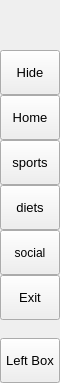
        <widget class="QFrame" name="leftMenuBg">
         <property name="minimumSize">
          <size>
           <width>60</width>
           <height>0</height>
          </size>
         </property>
         <property name="maximumSize">
          <size>
           <width>60</width>
           <height>16777215</height>
          </size>
         </property>
         <property name="frameShape">
          <enum>QFrame::Shape::NoFrame</enum>
         </property>
         <property name="frameShadow">
          <enum>QFrame::Shadow::Raised</enum>
         </property>
         <layout class="QVBoxLayout" name="verticalLayout_3">
          <property name="spacing">
           <number>0</number>
          </property>
          <property name="leftMargin">
           <number>0</number>
          </property>
          <property name="topMargin">
           <number>0</number>
          </property>
          <property name="rightMargin">
           <number>0</number>
          </property>
          <property name="bottomMargin">
           <number>0</number>
          </property>
          <item>
           <widget class="QFrame" name="topLogoInfo">
            <property name="minimumSize">
             <size>
              <width>0</width>
              <height>50</height>
             </size>
            </property>
            <property name="maximumSize">
             <size>
              <width>16777215</width>
              <height>50</height>
             </size>
            </property>
            <property name="styleSheet">
             <string notr="true"/>
            </property>
            <property name="frameShape">
             <enum>QFrame::Shape::NoFrame</enum>
            </property>
            <property name="frameShadow">
             <enum>QFrame::Shadow::Raised</enum>
            </property>
            <widget class="QLabel" name="titleLeftApp">
             <property name="geometry">
              <rect>
               <x>70</x>
               <y>8</y>
               <width>160</width>
               <height>20</height>
              </rect>
             </property>
             <property name="font">
              <font>
               <family>Segoe UI Semibold</family>
               <pointsize>12</pointsize>
               <italic>false</italic>
               <fontweight></fontweight>
              </font>
             </property>
             <property name="text">
              <string/>
             </property>
             <property name="alignment">
              <set>Qt::AlignmentFlag::AlignLeading|Qt::AlignmentFlag::AlignLeft|Qt::AlignmentFlag::AlignTop</set>
             </property>
            </widget>
            <widget class="QLabel" name="titleLeftDescription">
             <property name="geometry">
              <rect>
               <x>70</x>
               <y>27</y>
               <width>160</width>
               <height>16</height>
              </rect>
             </property>
             <property name="maximumSize">
              <size>
               <width>16777215</width>
               <height>16</height>
              </size>
             </property>
             <property name="font">
              <font>
               <family>Segoe UI</family>
               <pointsize>8</pointsize>
               <italic>false</italic>
               <bold>false</bold>
              </font>
             </property>
             <property name="text">
              <string/>
             </property>
             <property name="alignment">
              <set>Qt::AlignmentFlag::AlignLeading|Qt::AlignmentFlag::AlignLeft|Qt::AlignmentFlag::AlignTop</set>
             </property>
            </widget>
           </widget>
          </item>
          <item>
           <widget class="QFrame" name="leftMenuFrame">
            <property name="frameShape">
             <enum>QFrame::Shape::NoFrame</enum>
            </property>
            <property name="frameShadow">
             <enum>QFrame::Shadow::Raised</enum>
            </property>
            <layout class="QVBoxLayout" name="verticalMenuLayout">
             <property name="spacing">
              <number>0</number>
             </property>
             <property name="leftMargin">
              <number>0</number>
             </property>
             <property name="topMargin">
              <number>0</number>
             </property>
             <property name="rightMargin">
              <number>0</number>
             </property>
             <property name="bottomMargin">
              <number>0</number>
             </property>
             <item>
              <widget class="QFrame" name="toggleBox">
               <property name="maximumSize">
                <size>
                 <width>16777215</width>
                 <height>45</height>
                </size>
               </property>
               <property name="frameShape">
                <enum>QFrame::Shape::NoFrame</enum>
               </property>
               <property name="frameShadow">
                <enum>QFrame::Shadow::Raised</enum>
               </property>
               <layout class="QVBoxLayout" name="verticalLayout_4">
                <property name="spacing">
                 <number>0</number>
                </property>
                <property name="leftMargin">
                 <number>0</number>
                </property>
                <property name="topMargin">
                 <number>0</number>
                </property>
                <property name="rightMargin">
                 <number>0</number>
                </property>
                <property name="bottomMargin">
                 <number>0</number>
                </property>
                <item>
                 <widget class="QPushButton" name="toggleButton">
                  <property name="sizePolicy">
                   <sizepolicy hsizetype="Expanding" vsizetype="Fixed">
                    <horstretch>0</horstretch>
                    <verstretch>0</verstretch>
                   </sizepolicy>
                  </property>
                  <property name="minimumSize">
                   <size>
                    <width>0</width>
                    <height>45</height>
                   </size>
                  </property>
                  <property name="font">
                   <font>
                    <family>Segoe UI</family>
                    <pointsize>10</pointsize>
                    <italic>false</italic>
                    <bold>false</bold>
                   </font>
                  </property>
                  <property name="cursor">
                   <cursorShape>PointingHandCursor</cursorShape>
                  </property>
                  <property name="layoutDirection">
                   <enum>Qt::LayoutDirection::LeftToRight</enum>
                  </property>
                  <property name="styleSheet">
                   <string notr="true">background-image: url(:/icons/images/icons/icon_menu.png);</string>
                  </property>
                  <property name="text">
                   <string>Hide</string>
                  </property>
                 </widget>
                </item>
               </layout>
              </widget>
             </item>
             <item alignment="Qt::AlignmentFlag::AlignTop">
              <widget class="QFrame" name="topMenu">
               <property name="frameShape">
                <enum>QFrame::Shape::NoFrame</enum>
               </property>
               <property name="frameShadow">
                <enum>QFrame::Shadow::Raised</enum>
               </property>
               <layout class="QVBoxLayout" name="verticalLayout_8">
                <property name="spacing">
                 <number>0</number>
                </property>
                <property name="leftMargin">
                 <number>0</number>
                </property>
                <property name="topMargin">
                 <number>0</number>
                </property>
                <property name="rightMargin">
                 <number>0</number>
                </property>
                <property name="bottomMargin">
                 <number>0</number>
                </property>
                <item>
                 <widget class="QPushButton" name="btn_home">
                  <property name="sizePolicy">
                   <sizepolicy hsizetype="Expanding" vsizetype="Fixed">
                    <horstretch>0</horstretch>
                    <verstretch>0</verstretch>
                   </sizepolicy>
                  </property>
                  <property name="minimumSize">
                   <size>
                    <width>0</width>
                    <height>45</height>
                   </size>
                  </property>
                  <property name="font">
                   <font>
                    <family>Segoe UI</family>
                    <pointsize>10</pointsize>
                    <italic>false</italic>
                    <bold>false</bold>
                   </font>
                  </property>
                  <property name="cursor">
                   <cursorShape>PointingHandCursor</cursorShape>
                  </property>
                  <property name="layoutDirection">
                   <enum>Qt::LayoutDirection::LeftToRight</enum>
                  </property>
                  <property name="styleSheet">
                   <string notr="true">background-image: url(:/icons/images/icons/home.png);</string>
                  </property>
                  <property name="text">
                   <string>Home</string>
                  </property>
                 </widget>
                </item>
                <item>
                 <widget class="QPushButton" name="btn_sports">
                  <property name="sizePolicy">
                   <sizepolicy hsizetype="Expanding" vsizetype="Fixed">
                    <horstretch>0</horstretch>
                    <verstretch>0</verstretch>
                   </sizepolicy>
                  </property>
                  <property name="minimumSize">
                   <size>
                    <width>0</width>
                    <height>45</height>
                   </size>
                  </property>
                  <property name="font">
                   <font>
                    <family>Segoe UI</family>
                    <pointsize>10</pointsize>
                    <italic>false</italic>
                    <bold>false</bold>
                   </font>
                  </property>
                  <property name="cursor">
                   <cursorShape>PointingHandCursor</cursorShape>
                  </property>
                  <property name="layoutDirection">
                   <enum>Qt::LayoutDirection::LeftToRight</enum>
                  </property>
                  <property name="styleSheet">
                   <string notr="true">background-image: url(:/icons/images/icons/sports.png);</string>
                  </property>
                  <property name="text">
                   <string>sports</string>
                  </property>
                 </widget>
                </item>
                <item>
                 <widget class="QPushButton" name="btn_diets">
                  <property name="sizePolicy">
                   <sizepolicy hsizetype="Expanding" vsizetype="Fixed">
                    <horstretch>0</horstretch>
                    <verstretch>0</verstretch>
                   </sizepolicy>
                  </property>
                  <property name="minimumSize">
                   <size>
                    <width>0</width>
                    <height>45</height>
                   </size>
                  </property>
                  <property name="font">
                   <font>
                    <family>Segoe UI</family>
                    <pointsize>10</pointsize>
                    <italic>false</italic>
                    <bold>false</bold>
                   </font>
                  </property>
                  <property name="cursor">
                   <cursorShape>PointingHandCursor</cursorShape>
                  </property>
                  <property name="layoutDirection">
                   <enum>Qt::LayoutDirection::LeftToRight</enum>
                  </property>
                  <property name="styleSheet">
                   <string notr="true">background-image: url(:/icons/images/icons/diets.png);</string>
                  </property>
                  <property name="text">
                   <string>diets</string>
                  </property>
                 </widget>
                </item>
                <item>
                 <widget class="QPushButton" name="btn_social">
                  <property name="minimumSize">
                   <size>
                    <width>0</width>
                    <height>45</height>
                   </size>
                  </property>
                  <property name="cursor">
                   <cursorShape>PointingHandCursor</cursorShape>
                  </property>
                  <property name="styleSheet">
                   <string notr="true">background-image: url(:/icons/images/icons/social.png);</string>
                  </property>
                  <property name="text">
                   <string>social</string>
                  </property>
                 </widget>
                </item>
                <item>
                 <widget class="QPushButton" name="btn_exit">
                  <property name="sizePolicy">
                   <sizepolicy hsizetype="Expanding" vsizetype="Fixed">
                    <horstretch>0</horstretch>
                    <verstretch>0</verstretch>
                   </sizepolicy>
                  </property>
                  <property name="minimumSize">
                   <size>
                    <width>0</width>
                    <height>45</height>
                   </size>
                  </property>
                  <property name="font">
                   <font>
                    <family>Segoe UI</family>
                    <pointsize>10</pointsize>
                    <italic>false</italic>
                    <bold>false</bold>
                   </font>
                  </property>
                  <property name="cursor">
                   <cursorShape>PointingHandCursor</cursorShape>
                  </property>
                  <property name="layoutDirection">
                   <enum>Qt::LayoutDirection::LeftToRight</enum>
                  </property>
                  <property name="styleSheet">
                   <string notr="true">background-image: url(:/icons/images/icons/cil-x.png);</string>
                  </property>
                  <property name="text">
                   <string>Exit</string>
                  </property>
                 </widget>
                </item>
               </layout>
              </widget>
             </item>
             <item>
              <widget class="QWidget" name="widget_9" native="true">
               <layout class="QHBoxLayout" name="horizontalLayout_16"/>
              </widget>
             </item>
             <item alignment="Qt::AlignmentFlag::AlignBottom">
              <widget class="QFrame" name="bottomMenu">
               <property name="frameShape">
                <enum>QFrame::Shape::NoFrame</enum>
               </property>
               <property name="frameShadow">
                <enum>QFrame::Shadow::Raised</enum>
               </property>
               <layout class="QVBoxLayout" name="verticalLayout_9">
                <property name="spacing">
                 <number>0</number>
                </property>
                <property name="leftMargin">
                 <number>0</number>
                </property>
                <property name="topMargin">
                 <number>0</number>
                </property>
                <property name="rightMargin">
                 <number>0</number>
                </property>
                <property name="bottomMargin">
                 <number>0</number>
                </property>
                <item>
                 <widget class="QPushButton" name="toggleLeftBox">
                  <property name="sizePolicy">
                   <sizepolicy hsizetype="Expanding" vsizetype="Fixed">
                    <horstretch>0</horstretch>
                    <verstretch>0</verstretch>
                   </sizepolicy>
                  </property>
                  <property name="minimumSize">
                   <size>
                    <width>0</width>
                    <height>45</height>
                   </size>
                  </property>
                  <property name="font">
                   <font>
                    <family>Segoe UI</family>
                    <pointsize>10</pointsize>
                    <italic>false</italic>
                    <bold>false</bold>
                   </font>
                  </property>
                  <property name="cursor">
                   <cursorShape>PointingHandCursor</cursorShape>
                  </property>
                  <property name="layoutDirection">
                   <enum>Qt::LayoutDirection::LeftToRight</enum>
                  </property>
                  <property name="styleSheet">
                   <string notr="true">background-image: url(:/icons/images/icons/icon_settings.png);</string>
                  </property>
                  <property name="text">
                   <string>Left Box</string>
                  </property>
                 </widget>
                </item>
               </layout>
              </widget>
             </item>
            </layout>
           </widget>
          </item>
         </layout>
        </widget>
